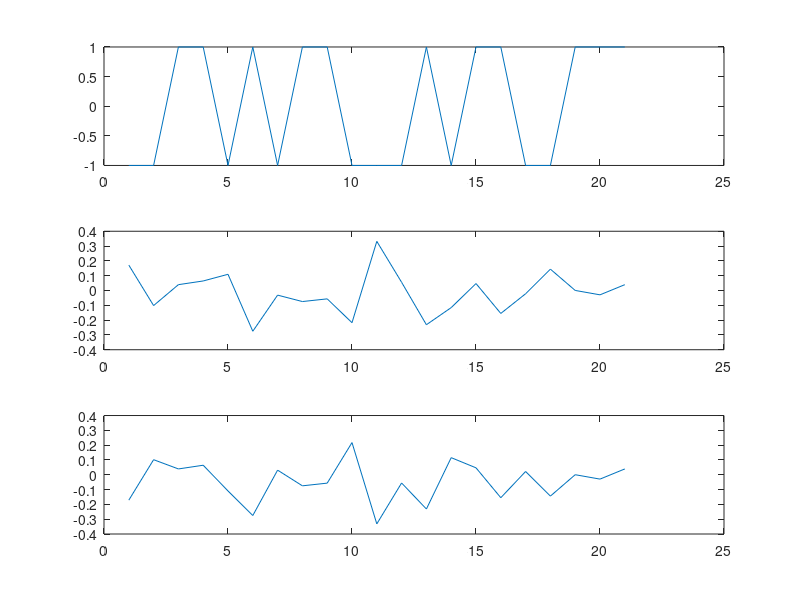

MATLAB code for this plot:
%% Signals and Systems Matlab Homework #6
%% Introduction
% * Author:                   Will Burgess, 
% * Class:                    ESE 351
% * Date:                     Created 3/25/2024, Last Edited 2/2/2024
%% Housekeeping
close all
clear
clc
%% Part  1: Create Binary PAM System
%% Generate Input Signal and Add Noise Factor
Fs = 10;
maxTime = 2;
sampleTimes = 0:1/Fs:maxTime;

x = round(rand(1,length(sampleTimes)));
x(x==0) = -1;
n = randn(1,length(x));

sigma = 0.1;

n = n * sigma;

r = x .* n;

figure, hold on
subplot(3,1,1),plot(x);
subplot(3,1,2),plot(n);
subplot(3,1,3),plot(r); 
hold off
%% Part 2: Performance Test